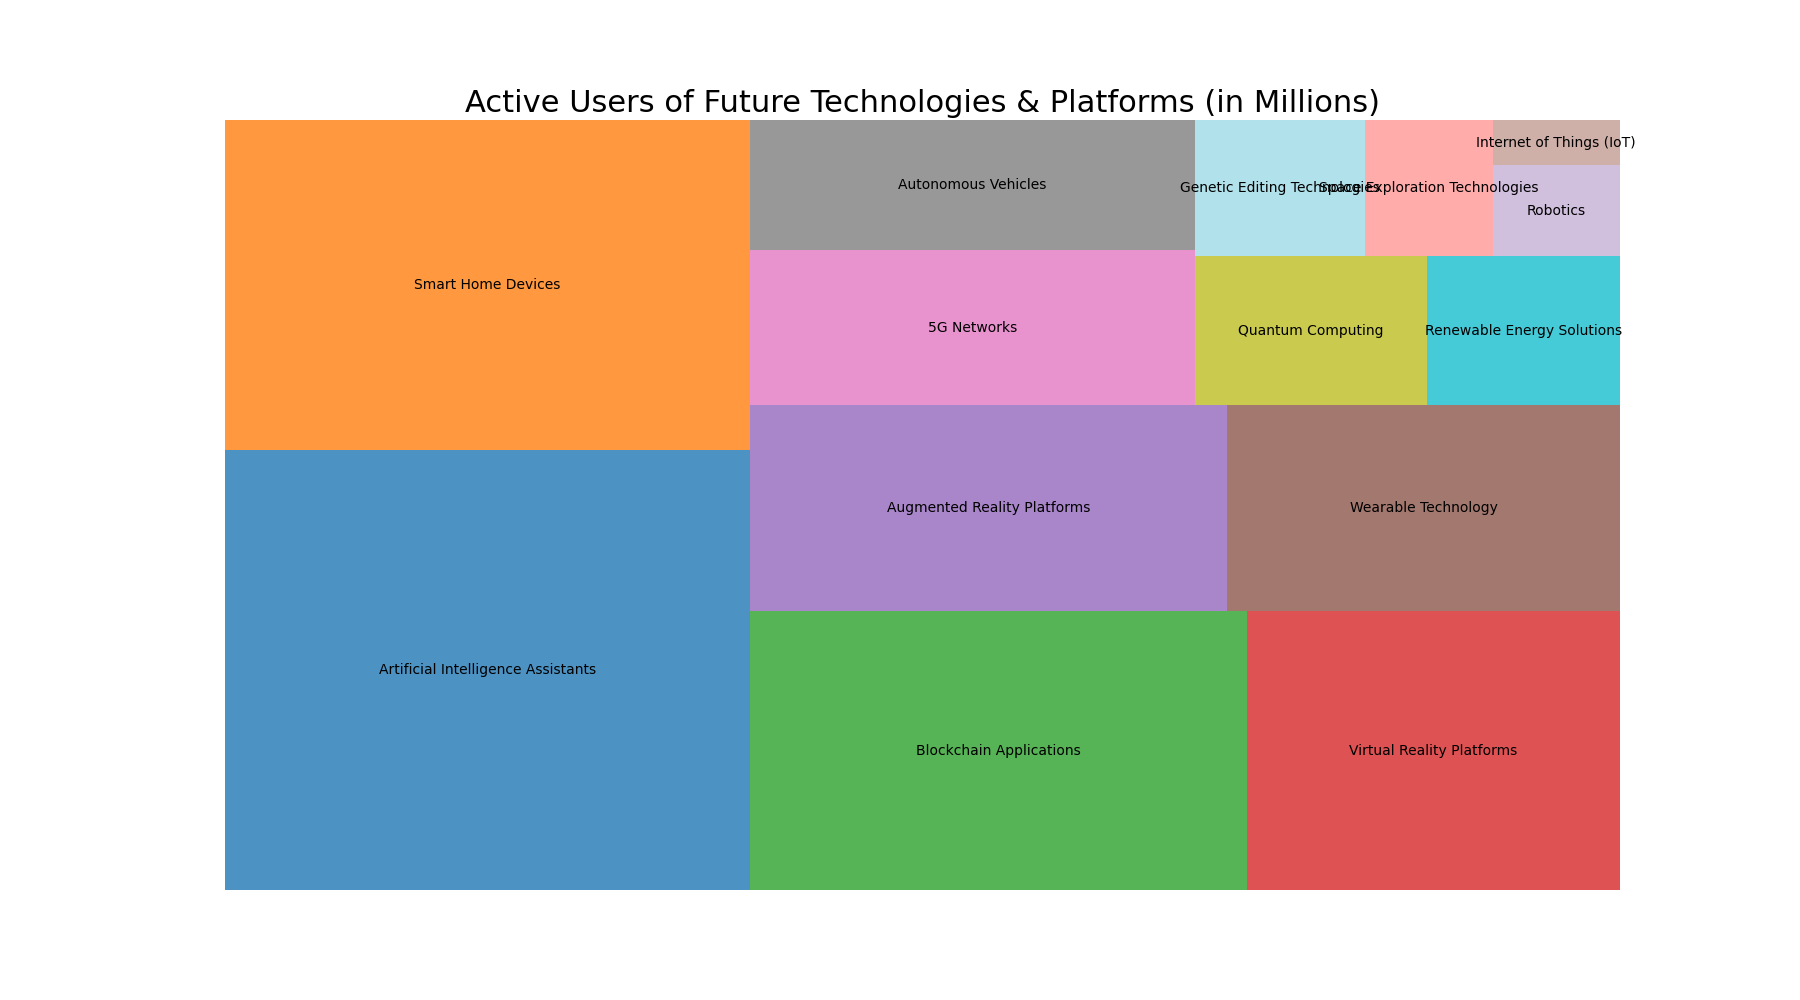

Recreate this plot in Python.

import matplotlib.pyplot as plt
import seaborn as sns
import pandas as pd
import squarify

# Define the data
data = {
    'Platform': [
        'Artificial Intelligence Assistants', 'Smart Home Devices', 'Blockchain Applications',
        'Virtual Reality Platforms', 'Augmented Reality Platforms', 'Wearable Technology',
        '5G Networks', 'Autonomous Vehicles', 'Quantum Computing', 'Renewable Energy Solutions',
        'Genetic Editing Technologies', 'Space Exploration Technologies', 'Robotics', 'Internet of Things (IoT)'
    ],
    'Users (Millions)': [
        2000, 1500, 1200, 900, 850, 700, 600, 500, 300, 250, 200, 150, 100, 50
    ]
}

# Create a DataFrame
df = pd.DataFrame(data)

# Create a color palette
colors = [
    '#1f77b4', '#ff7f0e', '#2ca02c', '#d62728', '#9467bd', '#8c564b', 
    '#e377c2', '#7f7f7f', '#bcbd22', '#17becf', '#9edae5', '#ff9896',
    '#c5b0d5', '#c49c94'
]

# Define size of the figure
plt.figure(figsize=(18, 10))

# Plot the treemap with the specified colors and data
squarify.plot(sizes=df['Users (Millions)'], label=df['Platform'], color=colors, alpha=0.8)

plt.title('Active Users of Future Technologies & Platforms (in Millions)', fontsize=22)
plt.axis('off')
plt.show()
